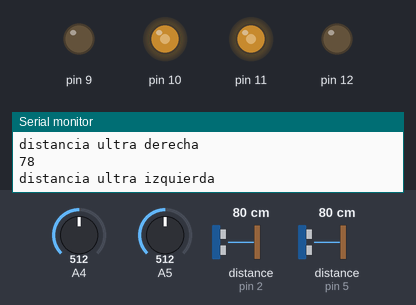
A sketch run on a simulated Arduino Uno, built with avr-gcc and run on an emulated ATmega328P. Parts: output pins drawn as LEDs (lit = HIGH), the last lines printed to the serial monitor. Wiring (inferred from the names in the program): 2 × ultrasonic range finder: trigger pin 3, echo pin 2 / trigger pin 4, echo pin 5. The test bench sets the inputs (shaded band); at power-on: distance to the obstacle (sensors on pin 2, pin 5) 80 cm, A4 = 512, A5 = 512. The echo pulse lasts 58.3 µs per cm; pins used as bus, display or sensor lines are not drawn.

Above: at 6.2 s.
6.3 s: distance to the obstacle (sensor on pin 2) set to 45 cm
7.8 s: distance to the obstacle (sensor on pin 2) set to 38 cm
At 8.8 s:
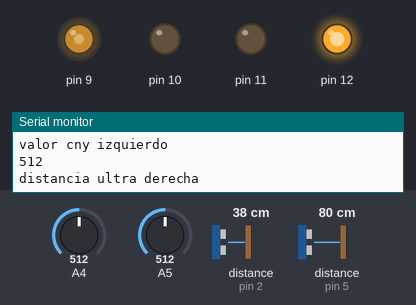
9.5 s: distance to the obstacle (sensor on pin 5) set to 43 cm
12.5 s: distance to the obstacle (sensor on pin 5) set to 35 cm
At 13.8 s:
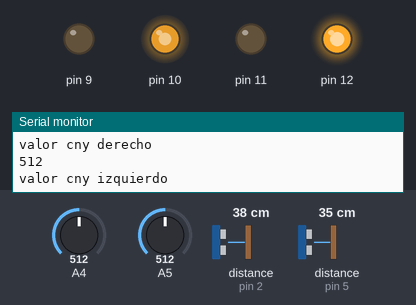
14.3 s: A4 set to 216
17.3 s: A4 set to 182
At 18.8 s:
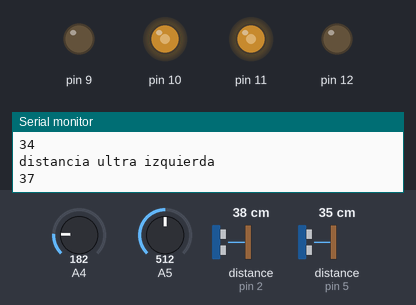
Timing chart, 0 to 20.3 s (numbered marks = the images above; inputs shaded):
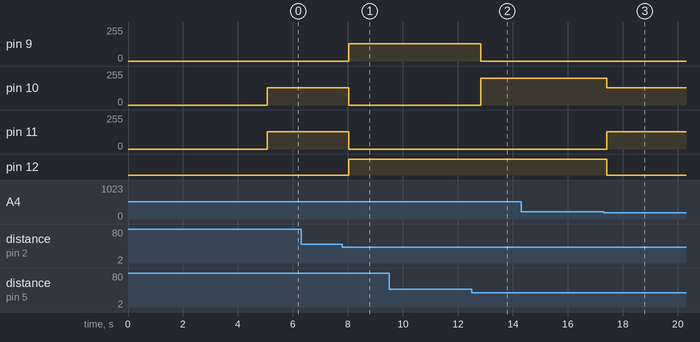

The sketch:

code.ino
```cpp
#define DEBUG true
// colocar pines
#define PULSADOR A3
#define P_MOTOR_R_IZQ 9
#define P_MOTOR_L_IZQ 10
#define P_MOTOR_R_DER 11
#define P_MOTOR_L_DER 12
#define P_ULTRA_DER_TRIGGER 4
#define P_ULTRA_DER_ECHO 5
#define P_ULTRA_IZQ_TRIGGER 3
#define P_ULTRA_IZQ_ECHO 2
#define DISTANCIA_MAX 40

/// /////////////////////// VELOCIDADES //////////
int VELOCIDAD_DE_GIRO = 130;
int VELOCIDAD_RECONOCER = 150;
int VELOCIDAD_ATACAR = 200;
int VELOCIDAD_SEGUIMIENTO = 130;
int VELOCIDAD_REINTEGRO = 150;

////////////////////TIEMPO Y PERIODO PARA BUSQUEDA

int tiempoBusqueda;
int periodoDebusquedad = 2000;
int tiempoAdelante = 200;


////////////////////////////////
#define MINIMO_PISO 200
#define CNYDER A5
#define CNYIZQ A4


//////////////////////////////////
bool giroIzquierda;
bool giroDerecha;
bool atras;
////////////////////////////
bool estadoPulsador;
//////////////////7

int distanciaDer;
int distanciaIzq;
int pisoDer;
int pisoIzq;
unsigned long tiempo;
int periodo;
bool ultraLogicDer = false;
bool ultraLogicIzq = false;

bool sumoIniciar = true;

class Cny70
{
private:
    int _pin, _receptor;

public:
    Cny70(int pin)
    {
        _pin = pin;
    }

    int GetValor()
    {
        return _receptor = analogRead(_pin);
    }
};
class Motores
{
private:
    int _p_r_izq, _p_l_izq, _p_r_der, _p_l_der;

public:
    Motores(int pr_izq, int pl_izq, int pr_der, int pl_der)
    {
        _p_r_izq = pr_izq;
        _p_l_izq = pl_izq;
        _p_r_der = pr_der;
        _p_l_der = pl_der;

        pinMode(_p_r_izq, OUTPUT);
        pinMode(_p_l_izq, OUTPUT);
        pinMode(_p_r_der, OUTPUT);
        pinMode(_p_l_der, OUTPUT);
    }
    void avanzar(int velocidad)
    {
        digitalWrite(_p_r_izq, LOW);
        analogWrite(_p_l_izq, velocidad);

        digitalWrite(_p_r_der, LOW);
        analogWrite(_p_l_der, velocidad);
    }
    void retroceder(int velocidad)
    {
        digitalWrite(_p_l_izq, LOW);
        analogWrite(_p_r_izq, velocidad);

        digitalWrite(_p_l_der, LOW);
        analogWrite(_p_r_der, velocidad);
    }
    void frenar()
    {
        digitalWrite(_p_r_izq, LOW);
        digitalWrite(_p_l_izq, LOW);

        digitalWrite(_p_r_der, LOW);
        digitalWrite(_p_l_der, LOW);
    }
    void giro_izquierda(int velocidad)
    {
        digitalWrite(_p_l_izq, LOW);
        analogWrite(_p_r_izq, velocidad);

        digitalWrite(_p_r_der, LOW);
        analogWrite(_p_l_der, velocidad);
    }
    void giro_derecha(int velocidad)
    {
        digitalWrite(_p_r_izq, LOW);
        analogWrite(_p_l_izq, velocidad);

        digitalWrite(_p_l_der, LOW);
        analogWrite(_p_r_der, velocidad);
    }
};

class UltraSonido
{
private:
    int _trigger;
    int _echo;
    int _distancia;
    unsigned long _tiempo;

public:
    UltraSonido(int trigger, int echo)
    {
        _trigger = trigger;
        _echo = echo;
        pinMode(_trigger, OUTPUT);
        pinMode(_echo, INPUT);
        digitalWrite(_trigger, LOW);
    }
    int GetDistancia()
    {
        digitalWrite(_trigger, HIGH);
        delayMicroseconds(10);
        digitalWrite(_trigger, LOW);
        _tiempo = pulseIn(_echo, HIGH);
        _distancia = _tiempo / 59;
        return _distancia;
    }
};

Motores *motor = new Motores(P_MOTOR_R_IZQ, P_MOTOR_L_IZQ, P_MOTOR_R_DER, P_MOTOR_L_DER); // poner pines de los motores como estan en la libreria
UltraSonido *ultraSDer = new UltraSonido(P_ULTRA_DER_TRIGGER, P_ULTRA_DER_ECHO);
UltraSonido *ultraSIzq = new UltraSonido(P_ULTRA_IZQ_TRIGGER, P_ULTRA_IZQ_ECHO);
Cny70 *cnyDer = new Cny70(CNYDER);
Cny70 *cnyIzq = new Cny70(CNYIZQ);

void Pulsador()
{

    estadoPulsador = false;
    while (sumoIniciar)
    {
        estadoPulsador = analogRead(PULSADOR);
        if (estadoPulsador)
        {
            delay(5000);
            sumoIniciar = false;
        }
    }
}

////////////////////////////////////////////////////////////////////////////////////////////
    enum MOVIMIENTO {
        ADELANTE,
        RETROCEDER,
        ATACAR,
        DOBLARIZQUIERDA,
        DOBLARDERECHA,
        BUSCAR
    };
int movimientos = BUSCAR;


/////////////////////////////////////////////////////

void Reconocimiento()
{
    distanciaDer = ultraSDer->GetDistancia();
    distanciaIzq = ultraSIzq->GetDistancia();
    pisoDer = cnyDer->GetValor();
    pisoIzq = cnyIzq->GetValor();
    ultraLogicIzq = (distanciaIzq < DISTANCIA_MAX);
    ultraLogicDer = (distanciaDer < DISTANCIA_MAX);
    //////////////////////////////////////////////////
    giroIzquierda = (pisoDer < MINIMO_PISO);
    giroDerecha = (pisoIzq < MINIMO_PISO);
    atras = (giroDerecha && giroIzquierda);
    //////////////////////////////////////////////////
    if (atras) movimientos = RETROCEDER;
    else if (giroIzquierda) movimientos = DOBLARIZQUIERDA;
    else if (giroDerecha) movimientos = DOBLARDERECHA;
    ////////////////////////////////////////////////////
    else if (ultraLogicIzq && ultraLogicDer) movimientos = ATACAR;
    else if (ultraLogicIzq) movimientos = DOBLARIZQUIERDA;
    else if (ultraLogicDer) movimientos = DOBLARDERECHA;
    else movimientos = BUSCAR;

    if(DEBUG){
        Serial.println("distancia ultra derecha");
        Serial.println(distanciaDer);
        Serial.println("distancia ultra izquierda");
        Serial.println(distanciaIzq);
        Serial.println("valor cny derecho");
        Serial.println(pisoDer);
        Serial.println("valor cny izquierdo");
        Serial.println(pisoIzq);

    }
}


////////////////////////////////////////////////////////////////////////////////////////////////////
void movimiento(int estado){
switch (estado)
{

case ADELANTE:
{
    motor->avanzar(VELOCIDAD_RECONOCER);
    delay(tiempoAdelante);
    Reconocimiento();
    break;
}

case RETROCEDER:
{
    motor->retroceder(VELOCIDAD_REINTEGRO);
    delay(100);
    Reconocimiento();
    break;
}

case ATACAR:
{
    motor->avanzar(VELOCIDAD_ATACAR);
    Reconocimiento();
    break;
}

case DOBLARIZQUIERDA:
{
    motor->giro_izquierda(VELOCIDAD_SEGUIMIENTO);
    Reconocimiento();
    break;
}

case DOBLARDERECHA:
{
    motor->giro_derecha(VELOCIDAD_SEGUIMIENTO);
    Reconocimiento();
    break;
}
case BUSCAR:
{
    motor->giro_derecha(VELOCIDAD_SEGUIMIENTO);
    if (tiempoBusqueda + millis() > periodoDebusquedad)
    {
        tiempoBusqueda = millis();
        movimientos = ADELANTE;
    }

    Reconocimiento();
    break;
}
}

}


void setup()
{
    Serial.begin(9600);
    Pulsador();
}

//////////////////////////////

void loop(){
    Reconocimiento();
    movimiento(movimientos);
}
```

Measured:
- the behaviour switches between 41 and 40 cm on distance to the obstacle (sensor on pin 2) (found by bisection; images 0 and 1)
- the behaviour switches between 41 and 40 cm on distance to the obstacle (sensor on pin 5) (found by bisection; images 1 and 2)
- the behaviour switches between 200 and 199 on A4 (found by bisection; images 2 and 3)
- after the input at 7.8 s, pin 9: 0/255 → 130/255 after 0.23 s; pin 10, pin 11: 130/255 → 0/255 after 0.23 s; pin 12: LOW → HIGH after 0.23 s
- after the input at 12.5 s, pin 9: 130/255 → 0/255 after 0.34 s; pin 10: 0/255 → 200/255 after 0.34 s
- after the input at 17.3 s, pin 10: 200/255 → 130/255 after 0.11 s; pin 11: 0/255 → 130/255 after 0.11 s; pin 12: HIGH → LOW after 0.11 s
